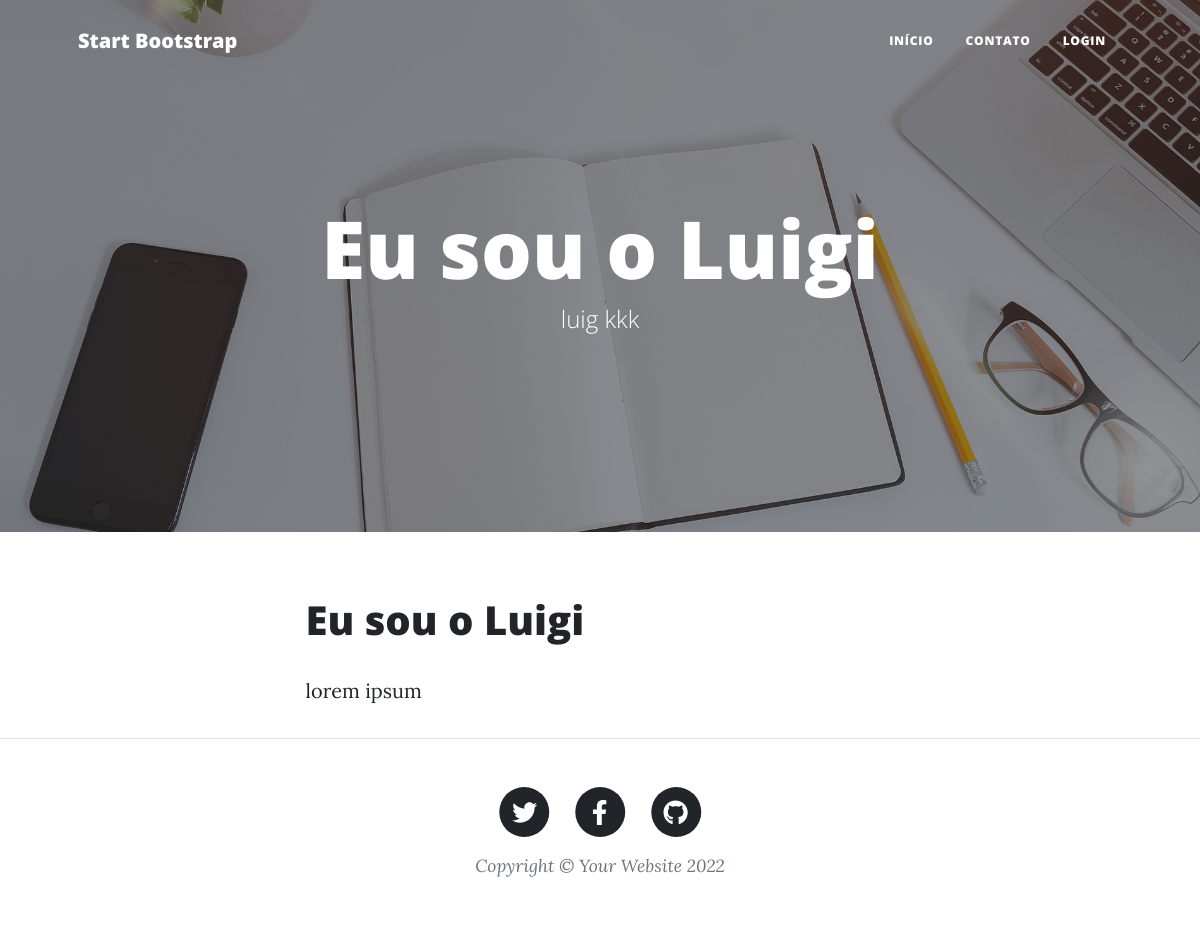
The app's page /eu-sou-o-luigi/ with its own data.
### blog/models.py (models this page shows, shortened)
class Post(models.Model):
   title = models.CharField(verbose_name="Título", max_length=200)
   subtitle = models.CharField(verbose_name="Subtítulo", max_length=300)
   slug = models.SlugField(max_length=200)
   author = models.ForeignKey(User, on_delete=models.CASCADE)
   content = RichTextField(verbose_name="Conteúdo")
   published_at = models.DateTimeField(default=timezone.now)
   created_at = models.DateTimeField(auto_now_add=True)#só irá add a data na 1ª vez | campo oculto
   modified_at = models.DateTimeField(auto_now=True)#campo oculto
   status = models.CharField(max_length=20, choices=STATUS, default='draft')
   category = models.ManyToManyField(Category, related_name="get_posts")
   background_image = models.ImageField(upload_to="blog", null=True, blank=True)
   objects = models.Manager()
   published = PublishedManager()
   class Meta:
      ordering = ('-published_at',)#irá mostrar os mais recentes antes

### blog/views.py (the view)
# urls.py: path('<slug:slug>/', views.BlogDetailView.as_view(), name='post.detail'), #vídeo 2h51m
class BlogDetailView(DetailView):
   model = Post
   template_name = 'blog/detail.html'
   context_object_name = 'post'

### social/processors.py (called while the page is built)
def context_social(request):
   context_dict = {}
   links = Link.objects.all()
   for i in links:
      context_dict[i.social_network] = i.url
   return context_dict

### blog/templates/blog/detail.html (shortened to what this page needs)
{% extends 'base.html' %}
{% load static %}
{% block header %}
   {% if post.background_image %}
      <header class="masthead" style="background-image: url({{post.background_image.url}})">
   {% else %}
      <header class="masthead" style="background-image: url({% static 'img/home-bg.jpg' %})">
   {% endif %}
         <div class="container position-relative px-4 px-lg-5">
            <div class="row gx-4 gx-lg-5 justify-content-center">
               <div class="col-md-10 col-lg-8 col-xl-7">
                  <div class="site-heading">
                        <h1>{{post.title}}</h1>
                        <span class="subheading">{{post.subtitle}}</span>
                  </div>
               </div>
            </div>
         </div>
      </header>
{% endblock %}
{% block content %}
   <h1>{{post.title}}</h1>
   <p>{{post.content|safe}}</p>
{% endblock %}

### records on screen
Post: title "Eu sou o Luigi", subtitle "luig kkk", content "lorem ipsum"
